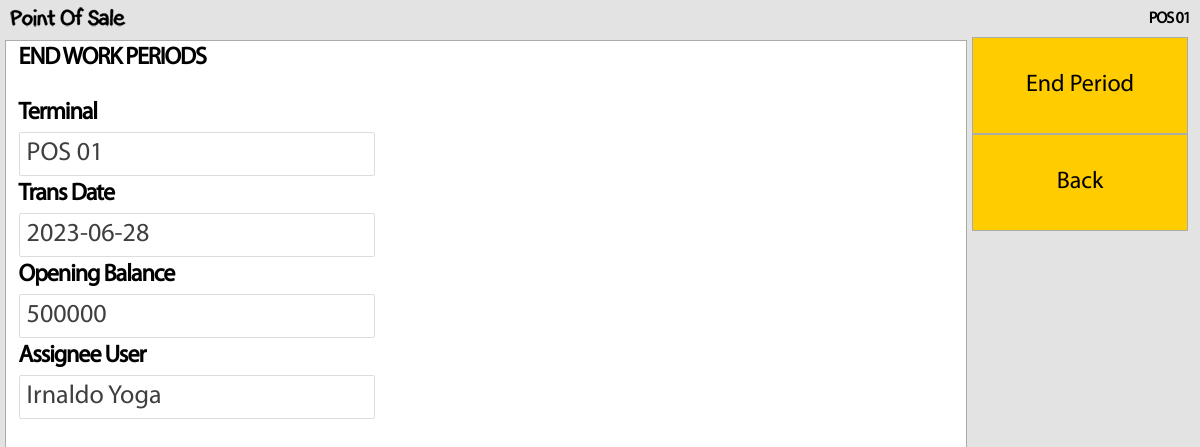
/work_periods_end.php (signed in), run on the app's committed database.
### tables this page shows
CREATE TABLE IF NOT EXISTS `transaction` (
  `ID` int(11) NOT NULL AUTO_INCREMENT,
  `ID_TRANSACTION` int(11) DEFAULT NULL,
  `TERMINAL` varchar(25) DEFAULT NULL,
  `TRANS_DATE` date DEFAULT NULL,
  `CREATE_DATE` datetime DEFAULT NULL,
  `CLOSING_DATE` datetime DEFAULT NULL,
  `OPENING_BALANCE` double DEFAULT NULL,
  `ASSIGNED_USER` varchar(10) DEFAULT NULL,
  `FLAG` enum('Y','N') DEFAULT 'N',
  `SYNC` enum('Y','N') DEFAULT 'N',
  PRIMARY KEY (`ID`)
);

CREATE TABLE IF NOT EXISTS `user` (
  `ID_USER` int(5) NOT NULL AUTO_INCREMENT,
  `USER_ID` varchar(8) DEFAULT NULL,
  `USER_PASS` varchar(8) NOT NULL,
  `FIRST_NAME` varchar(30) DEFAULT NULL,
  `LAST_NAME` varchar(30) DEFAULT NULL,
  `PHONE_NO` varchar(20) DEFAULT NULL,
  `IS_DRIVER` int(1) DEFAULT NULL,
  `AVAILABLE_FOR_DELIVERY` bit(1) DEFAULT NULL,
  `ACTIVE` bit(1) DEFAULT NULL,
  `USER_TYPE_ID` int(2) DEFAULT NULL,
  PRIMARY KEY (`ID_USER`),
  UNIQUE KEY `USER_PASS` (`USER_PASS`),
  UNIQUE KEY `USER_ID` (`USER_ID`)
);

### login_session.php (called while the page is built, shortened)
<?php
$terminal=$_SESSION['terminal'];
?>

### work_periods_end.php (the view, shortened to what this page needs)
<?php
include "login_session.php";
$qwork = mysqli_query($connection, "select * from transaction trs
left join user usr on usr.USER_ID = trs.ASSIGNED_USER
where trs.TERMINAL = '$terminal' and trs.FLAG = 'N' order by trs.ID desc limit 1");
$rows = mysqli_fetch_array($qwork);
?>
<!DOCTYPE html PUBLIC "-//W3C//DTD XHTML s.0 Transitional//EN" "http://www.w3.org/TR/xhtml1/DTD/xhtml1-transitional.dtd">
<html xmlns="http://www.w3.org/1999/xhtml">
<head>
<link href="content/css/stylesheet.css" rel="stylesheet" type="text/css" />
<link href="content/css/jquery.keypad.css" rel="stylesheet" type="text/css" />
<link href="content/css/jquery.datepick.css" rel="stylesheet">
</head>
<body onresize="resizeWindow()" onload="resizeWindow()">
<div class="header">
  <div class="label_header"><strong><?php echo "$terminal"; ?></strong></div>
<img src="content/images/logo-01.png" width="125" height="25" /></div>
<form action="" method="post">
<div class="navigation" id="navigation">
	<div class="navigationPanel" id="navigationPanel">
	  <table width="98%" align="center">
	    <tr>
	      <td class="label_dashboard_text">END WORK PERIODS</td>
        </tr>
	    <tr>
	      <td>&nbsp;</td>
        </tr>
	    <tr>
	      <td><span class="label_dashboard_text">Terminal</span></td>
        </tr>
	    <tr>
	      <td><input name="txtterminal" type="text" class="input_text" id="txtterminal" value="<?php echo "$rows[TERMINAL]" ?>" readonly="readonly" />
          <input name="id" type="hidden" id="id" value="<?php echo "$rows[ID]" ?>" /></td>
        </tr>
	    <tr>
	      <td><span class="label_dashboard_text">Trans Date</span></td>
        </tr>
	    <tr>
	      <td><input name="txttrans_date" type="text" class="input_text" id="txttrans_date" value="<?php echo "$rows[TRANS_DATE]" ?>" readonly="readonly" /></td>
        </tr>
	    <tr>
	      <td><span class="label_dashboard_text">Opening Balance</span></td>
        </tr>
	    <tr>
	      <td><input name="txtbalance" type="text" class="input_text" id="txtbalance" pattern="[0-9.]+" value="<?php echo "$rows[OPENING_BALANCE]" ?>" readonly="readonly" /></td>
        </tr>
	    <tr>
	      <td><span class="label_dashboard_text">Assignee User</span></td>
        </tr>
	    <tr>
	      <td><input name="defaultKeypad" type="text" class="input_text1" id="defaultKeypad2" pattern="[0-9.]+" value="<?php echo "$rows[FIRST_NAME] $rows[LAST_NAME]" ?>" readonly="readonly" /></td>
        </tr>
      </table>
	</div>
</div>
            <div class="content" id="content">
            <div class="contentPanel" id="contentPanel">
              <input name="btn_end" type="submit" class="btn_ticket_action" id="submit5" value="End Period" onclick="javascript:return confirm('Are you sure want to close this period ?')" />
              <input name="btn_back" type="button" class="btn_ticket_action" id="btn_back" value="Back" onclick="window.location.href=('work_periods.php')" />
            </div>
              </form>
</body>
</html>

### content/css/stylesheet.css (style rules this page uses)
body,td,th,input,select,textarea { font-size: 14px; font-family: MyriadPro-Regular; }
.label_header { text-decoration: none; color: #000000; font-size: 16px; letter-spacing: -1px; }
.label_dashboard_text { text-decoration: none; color: #000000; font-size: 24px; letter-spacing: -1px; font-weight: bold; }

### work_periods_end.php (style rules this page uses)
body, html { height:100%; margin: 0px auto; }
body { font-family: 'MyriadPro-Regular'; margin: 0px; text-align: left; font-size: 12px; background-color: #e3e3e3; background-repeat: repeat-x; min-width: 768px; }
.header { padding: 5px 5px; }
.header div { float:right; padding:5px 5px; }
.header img, .navPanel img, .navSelect img { vertical-align:middle; margin:0px 5px 0px 0px; border:none; }
.navigation { width:80%; height:80%; margin: 5px 5px 0px 5px; border:solid 1px #ababab; background-color:#ffffff; float:left; vertical-align:bottom; position:relative; }
.navigationPanel { padding:0px; overflow:auto; }
.content { width:18%; margin: 2px 2px 0px 0px; vertical-align:top; float:left; }
.contentPanel { padding:0px; overflow:auto; }
.btn_ticket_action { font-size: 24px; text-decoration: none; width: 100%; background-color: #FFCC00; border: 1px solid #ababab; color: #000; height: 97px; float: left; }
.input_text { height: 40px; line-height: 26px; text-decoration: none; border: 1px solid #DDD; border-radius: 2px; color: #3F3F3F; text-indent: 5px; border: solid 1px #dcdcdc; transition: box-shadow 0.3s, border 0.3s; width: 350px; font-size: 26px; }
.input_text1 { height: 40px; line-height: 25px; text-decoration: none; border: 1px solid #DDD; border-radius: 2px; color: #3F3F3F; text-indent: 5px; border: solid 1px #dcdcdc; transition: box-shadow 0.3s, border 0.3s; width: 350px; font-size: 26px; }

### data on the page
transaction: txtterminal "POS 01", txttrans_date "2023-06-28", txtbalance "500000", defaultKeypad "Irnaldo Yoga"

### other printed values
$terminal "POS 01"
